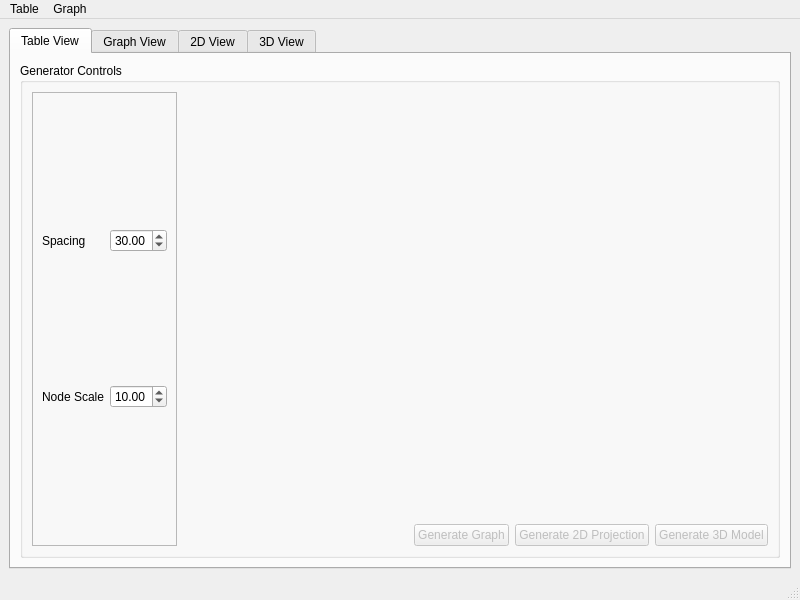
<?xml version="1.0" encoding="UTF-8"?>
<ui version="4.0">
 <class>MainWindow</class>
 <widget class="QMainWindow" name="MainWindow">
  <property name="geometry">
   <rect>
    <x>0</x>
    <y>0</y>
    <width>800</width>
    <height>600</height>
   </rect>
  </property>
  <property name="windowTitle">
   <string>STT2NG</string>
  </property>
  <property name="tabShape">
   <enum>QTabWidget::Rounded</enum>
  </property>
  <property name="unifiedTitleAndToolBarOnMac">
   <bool>true</bool>
  </property>
  <widget class="QWidget" name="centralwidget">
   <layout class="QVBoxLayout" name="centralLayout">
    <item>
     <widget class="QTabWidget" name="tabWidget">
      <property name="enabled">
       <bool>true</bool>
      </property>
      <property name="layoutDirection">
       <enum>Qt::LeftToRight</enum>
      </property>
      <property name="tabPosition">
       <enum>QTabWidget::North</enum>
      </property>
      <property name="tabShape">
       <enum>QTabWidget::Rounded</enum>
      </property>
      <property name="currentIndex">
       <number>0</number>
      </property>
      <property name="elideMode">
       <enum>Qt::ElideNone</enum>
      </property>
      <property name="tabsClosable">
       <bool>false</bool>
      </property>
      <widget class="QWidget" name="tableTab">
       <attribute name="title">
        <string>Table View</string>
       </attribute>
       <layout class="QVBoxLayout" name="tableTabLayout">
        <item>
         <widget class="QGroupBox" name="generatorControlsGroup">
          <property name="title">
           <string>Generator Controls</string>
          </property>
          <property name="flat">
           <bool>true</bool>
          </property>
          <layout class="QHBoxLayout" name="horizontalLayout">
           <item>
            <widget class="QFrame" name="controlsBox">
             <property name="frameShape">
              <enum>QFrame::StyledPanel</enum>
             </property>
             <property name="frameShadow">
              <enum>QFrame::Raised</enum>
             </property>
             <property name="lineWidth">
              <number>2</number>
             </property>
             <layout class="QGridLayout" name="gridLayout">
              <item row="0" column="0">
               <widget class="QLabel" name="label">
                <property name="text">
                 <string>Spacing</string>
                </property>
               </widget>
              </item>
              <item row="1" column="0">
               <widget class="QLabel" name="label_2">
                <property name="text">
                 <string>Node Scale</string>
                </property>
               </widget>
              </item>
              <item row="1" column="1">
               <widget class="QDoubleSpinBox" name="nodeScaleSpinBox">
                <property name="prefix">
                 <string/>
                </property>
                <property name="minimum">
                 <double>0.010000000000000</double>
                </property>
                <property name="singleStep">
                 <double>0.100000000000000</double>
                </property>
                <property name="stepType">
                 <enum>QAbstractSpinBox::AdaptiveDecimalStepType</enum>
                </property>
                <property name="value">
                 <double>10.000000000000000</double>
                </property>
               </widget>
              </item>
              <item row="0" column="1">
               <widget class="QDoubleSpinBox" name="nodeSpacingSpinBox">
                <property name="prefix">
                 <string/>
                </property>
                <property name="suffix">
                 <string/>
                </property>
                <property name="minimum">
                 <double>0.010000000000000</double>
                </property>
                <property name="singleStep">
                 <double>0.100000000000000</double>
                </property>
                <property name="stepType">
                 <enum>QAbstractSpinBox::AdaptiveDecimalStepType</enum>
                </property>
                <property name="value">
                 <double>30.000000000000000</double>
                </property>
               </widget>
              </item>
             </layout>
            </widget>
           </item>
           <item>
            <spacer name="horizontalSpacer_2">
             <property name="orientation">
              <enum>Qt::Horizontal</enum>
             </property>
             <property name="sizeHint" stdset="0">
              <size>
               <width>40</width>
               <height>20</height>
              </size>
             </property>
            </spacer>
           </item>
           <item alignment="Qt::AlignBottom">
            <widget class="QPushButton" name="generateNodesButton">
             <property name="enabled">
              <bool>false</bool>
             </property>
             <property name="text">
              <string>Generate Graph</string>
             </property>
            </widget>
           </item>
           <item alignment="Qt::AlignBottom">
            <widget class="QPushButton" name="generate2DButton">
             <property name="enabled">
              <bool>false</bool>
             </property>
             <property name="text">
              <string>Generate 2D Projection</string>
             </property>
            </widget>
           </item>
           <item alignment="Qt::AlignBottom">
            <widget class="QPushButton" name="generate3DModelButton">
             <property name="enabled">
              <bool>false</bool>
             </property>
             <property name="text">
              <string>Generate 3D Model</string>
             </property>
            </widget>
           </item>
          </layout>
         </widget>
        </item>
       </layout>
      </widget>
      <widget class="QWidget" name="graphTab">
       <attribute name="title">
        <string>Graph View</string>
       </attribute>
       <layout class="QVBoxLayout" name="graphTabLayout">
        <item>
         <widget class="QGroupBox" name="buttonBox">
          <property name="title">
           <string>Graph Controls</string>
          </property>
          <property name="alignment">
           <set>Qt::AlignLeading|Qt::AlignLeft|Qt::AlignTop</set>
          </property>
          <property name="flat">
           <bool>true</bool>
          </property>
          <layout class="QHBoxLayout" name="buttonBoxLayout">
           <item alignment="Qt::AlignVCenter">
            <widget class="QPushButton" name="clearButton">
             <property name="text">
              <string>Clear</string>
             </property>
            </widget>
           </item>
           <item>
            <spacer name="horizontalSpacer">
             <property name="orientation">
              <enum>Qt::Horizontal</enum>
             </property>
             <property name="sizeHint" stdset="0">
              <size>
               <width>40</width>
               <height>20</height>
              </size>
             </property>
            </spacer>
           </item>
           <item>
            <widget class="QPushButton" name="buildButton">
             <property name="text">
              <string>Build Relation</string>
             </property>
            </widget>
           </item>
           <item alignment="Qt::AlignVCenter">
            <widget class="QWidget" name="widget" native="true">
             <layout class="QHBoxLayout" name="horizontalLayout_3">
              <item>
               <widget class="QDoubleSpinBox" name="toleranceSpinBox">
                <property name="minimum">
                 <double>0.010000000000000</double>
                </property>
                <property name="singleStep">
                 <double>0.100000000000000</double>
                </property>
                <property name="stepType">
                 <enum>QAbstractSpinBox::DefaultStepType</enum>
                </property>
               </widget>
              </item>
              <item alignment="Qt::AlignVCenter">
               <widget class="QLabel" name="label_4">
                <property name="text">
                 <string>Tolerance</string>
                </property>
               </widget>
              </item>
             </layout>
            </widget>
           </item>
           <item alignment="Qt::AlignVCenter">
            <widget class="QWidget" name="relationOrderContainer" native="true">
             <layout class="QHBoxLayout" name="horizontalLayout_2">
              <item alignment="Qt::AlignVCenter">
               <widget class="QSpinBox" name="relationOrderSpinBox">
                <property name="minimum">
                 <number>1</number>
                </property>
                <property name="maximum">
                 <number>10</number>
                </property>
               </widget>
              </item>
              <item alignment="Qt::AlignVCenter">
               <widget class="QLabel" name="label_3">
                <property name="text">
                 <string>Relation Order</string>
                </property>
               </widget>
              </item>
             </layout>
            </widget>
           </item>
          </layout>
         </widget>
        </item>
       </layout>
      </widget>
      <widget class="QWidget" name="twoDTab">
       <attribute name="title">
        <string>2D View</string>
       </attribute>
      </widget>
      <widget class="QWidget" name="threeDTab">
       <attribute name="title">
        <string>3D View</string>
       </attribute>
       <layout class="QHBoxLayout" name="threeDTabLayout">
        <item>
         <widget class="QGroupBox" name="threeDSettings">
          <property name="sizePolicy">
           <sizepolicy hsizetype="Minimum" vsizetype="Preferred">
            <horstretch>0</horstretch>
            <verstretch>0</verstretch>
           </sizepolicy>
          </property>
          <property name="title">
           <string>Settings</string>
          </property>
          <property name="alignment">
           <set>Qt::AlignLeading|Qt::AlignLeft|Qt::AlignVCenter</set>
          </property>
          <property name="flat">
           <bool>true</bool>
          </property>
          <layout class="QGridLayout" name="gridLayout_2">
           <property name="sizeConstraint">
            <enum>QLayout::SetMinimumSize</enum>
           </property>
           <item row="0" column="0" alignment="Qt::AlignTop">
            <widget class="QDoubleSpinBox" name="distanceScaleSpinBox">
             <property name="sizePolicy">
              <sizepolicy hsizetype="Minimum" vsizetype="Fixed">
               <horstretch>0</horstretch>
               <verstretch>0</verstretch>
              </sizepolicy>
             </property>
             <property name="accelerated">
              <bool>true</bool>
             </property>
             <property name="showGroupSeparator" stdset="0">
              <bool>false</bool>
             </property>
             <property name="minimum">
              <double>1.000000000000000</double>
             </property>
             <property name="singleStep">
              <double>0.100000000000000</double>
             </property>
             <property name="value">
              <double>1.000000000000000</double>
             </property>
            </widget>
           </item>
           <item row="0" column="1" alignment="Qt::AlignTop">
            <widget class="QPushButton" name="setDistanceScaleButton">
             <property name="text">
              <string>Set Distance Scale</string>
             </property>
            </widget>
           </item>
          </layout>
         </widget>
        </item>
       </layout>
      </widget>
     </widget>
    </item>
   </layout>
  </widget>
  <widget class="QMenuBar" name="menubar">
   <property name="geometry">
    <rect>
     <x>0</x>
     <y>0</y>
     <width>800</width>
     <height>20</height>
    </rect>
   </property>
   <widget class="QMenu" name="menuTable">
    <property name="title">
     <string>Table</string>
    </property>
    <addaction name="actionImport_CSV"/>
    <addaction name="separator"/>
    <addaction name="actionSave_Parameters"/>
    <addaction name="actionLoad_Parameters"/>
   </widget>
   <widget class="QMenu" name="menuGraph">
    <property name="title">
     <string>Graph</string>
    </property>
    <widget class="QMenu" name="menuExport_as">
     <property name="title">
      <string>Export as...</string>
     </property>
     <addaction name="actionExport_CSV"/>
    </widget>
    <addaction name="actionImport_Event"/>
    <addaction name="separator"/>
    <addaction name="menuExport_as"/>
    <addaction name="separator"/>
    <addaction name="actionSave_screenshot"/>
   </widget>
   <addaction name="menuTable"/>
   <addaction name="menuGraph"/>
  </widget>
  <widget class="QStatusBar" name="statusbar"/>
  <action name="actionImport_CSV">
   <property name="text">
    <string>Import CSV</string>
   </property>
  </action>
  <action name="actionSave_Parameters">
   <property name="text">
    <string>Save Description</string>
   </property>
  </action>
  <action name="actionLoad_Parameters">
   <property name="text">
    <string>Load Description</string>
   </property>
  </action>
  <action name="actionExport_Text">
   <property name="text">
    <string>Text</string>
   </property>
  </action>
  <action name="actionExport_CSV">
   <property name="text">
    <string>CSV</string>
   </property>
  </action>
  <action name="actionSave_screenshot">
   <property name="text">
    <string>Save screenshot</string>
   </property>
  </action>
  <action name="actionImport_Event">
   <property name="text">
    <string>Import Event(s)</string>
   </property>
  </action>
 </widget>
 <resources/>
 <connections/>
</ui>
